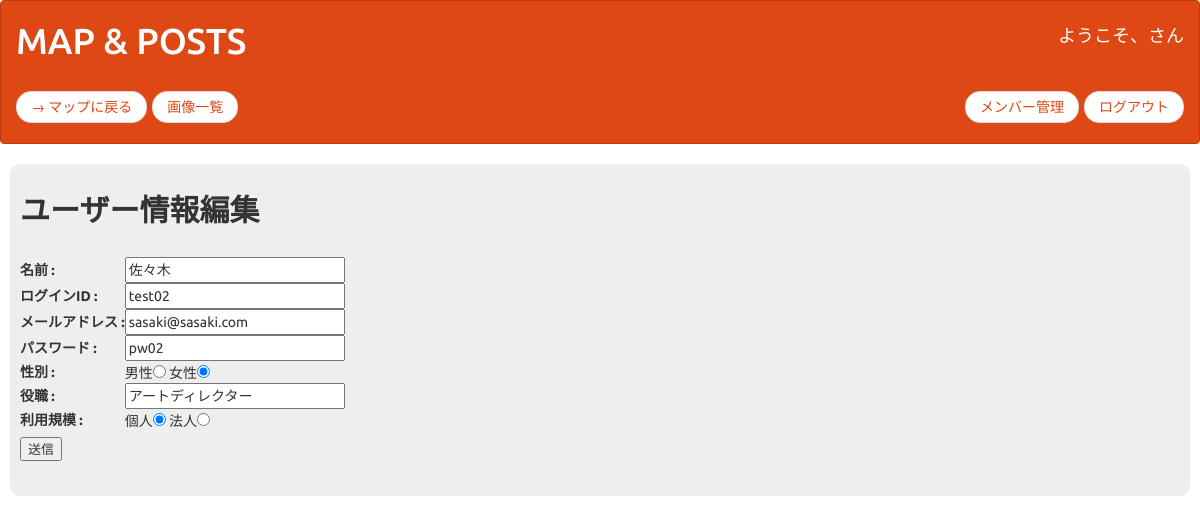
The app's page /users_detail.php?id=1 with its own data.
### tables this page shows
CREATE TABLE `gs_user_table` (
  `id` int(12) NOT NULL,
  `name` varchar(64) NOT NULL,
  `lid` varchar(64) NOT NULL,
  `mail` varchar(64) NOT NULL,
  `lpw` varchar(64) NOT NULL,
  `gender` int(1) NOT NULL,
  `depart` varchar(64) NOT NULL,
  `sort` int(1) NOT NULL,
  `col` varchar(7) NOT NULL DEFAULT '#ff0000'
);

### users_detail.php (the view, shortened to what this page needs)
<?php
$id = $_GET["id"];
try {
    $pdo = new PDO('mysql:dbname=gs_db;charset=utf8;host=localhost', 'root', 'root');
} catch (PDOException $e) {
    exit('DB Error:' . $e->getMessage());
}
$sql = "SELECT * FROM gs_user_table WHERE id=:id";
$stmt = $pdo->prepare($sql);
$stmt->bindValue(":id", $id);
$status = $stmt->execute();
if ($status == false) {
    $error = $stmt->errorInfo();
    exit("*SQL Error:" . $error[2]);
} else {
    $res = $stmt->fetch();
}
?>
<!DOCTYPE html>
<html lang="ja">
<head>
    <link rel="stylesheet" href="css/range.css">
    <link href="css/bootstrap.min.css" rel="stylesheet">
</head>
<body>
    <?php include("header.php"); ?>
    <main>
        <article>
            <form method="post" action="users_update.php">
                <div class="jumbotron" style="border-radius:10px; margin: auto 10px; padding:10px 10px 20px 10px;">
                    <h2 style="font-weight: bold; margin-bottom:30px;">ユーザー情報編集</h2>
                    <fieldset>
                        <table>
                            <tr>
                                <th>名前 : </th>
                                <td><input type="text" name="name" value="<?= $res["name"] ?>"></td>
                            </tr>
                            <tr>
                                <th>ログインID : </th>
                                <td><input type="text" name="lid" value="<?= $res["lid"] ?>"></td>
                            </tr>
                            <tr>
                                <th>メールアドレス : </th>
                                <td><input type="text" name="mail" value="<?= $res["mail"] ?>"></td>
                            </tr>
                            <tr>
                                <th>パスワード : </th>
                                <td><input type="text" name="lpw" value="<?= $res["lpw"] ?>"></td>
                            </tr>
                            <tr>
                                <th>性別 : </th>
                                <td>
                                    <?php
                                    if ($res["gender"] == 1) {
                                    ?>
                                        男性<input type="radio" name="gender" value="0">
                                        女性<input type="radio" name="gender" value="1" checked>
                                    <?php
                                    } else {
                                    ?>
                                        男性<input type="radio" name="gender" value="0" checked>
                                        女性<input type="radio" name="gender" value="1">
                                    <?php
                                    }
                                    ?>
                                </td>
                            </tr>
                            <tr>
                                <th>役職 : </th>
                                <td><input type="text" name="depart" value="<?= $res["depart"] ?>"></td>
                            </tr>
                            <tr>
                                <th>利用規模 : </th>
                                <td>
                                    <?php
                                    if ($res["sort"] == 1) {
                                    ?>
                                        個人<input type="radio" name="sort" value="0">
                                        法人<input type="radio" name="sort" value="1" checked>
                                    <?php
                                    } else {
                                    ?>
                                        個人<input type="radio" name="sort" value="0" checked>
                                        法人<input type="radio" name="sort" value="1">
                                    <?php
                                    }
                                    ?></td>
                            </tr>
                        </table>
                        <p><input type="submit" class="button" value="送信" style="font-size:small;"></p>
                    </fieldset>
                </div>
            </form>
        </article>
    </main>
</body>
</html>

### records on screen
gs_user_table: name "佐々木", lid "test02", mail "sasaki@sasaki.com", lpw "pw02", depart "アートディレクター"
